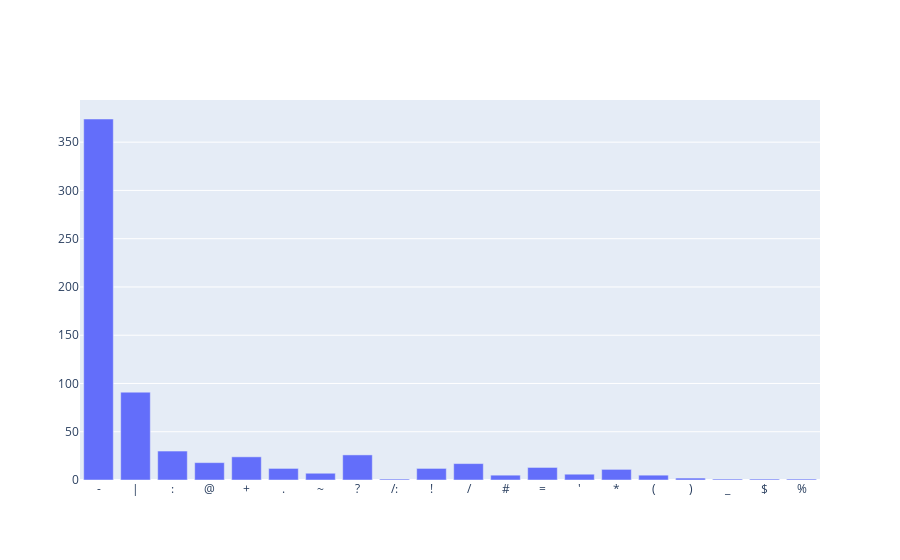

Notebook code cell kept with this figure:
### Code cell
import plotly.graph_objects as go

fig = go.Figure([go.Bar(x=x, y=y)])
fig.show()

### Figure 1 — Plotly figure (JSON) as saved in the notebook; plotly's stock layout.template omitted (floating-point values rounded to 4 significant figures)
{"data": [{"type": "bar", "x": ["-", "|", ":", "@", "+", ".", "~", "?", "/:", "!", "/", "#", "=", "'", "*", "(", ")", "_", "$", "%"], "y": [374, 91, 30, 18, 24, 12, 7, 26, 1, 12, 17, 5, 13, 6, 11, 5, 2, 1, 1, 1]}], "layout": {}}
